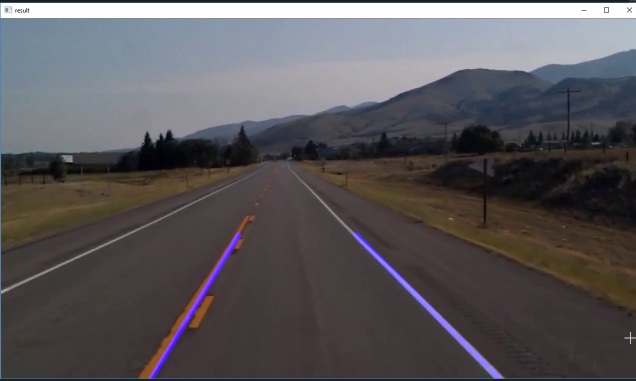
#> input picture frame 9 of testDrive.mp4, 1272 x 762 px, given in place of test.mp4, which was not available (shown at 1/2 size)
$ python lanes.py
#> lines starting #> are read from the running program, lines starting #| are printed output that depends on the picture; after the words box and inside, x2 and y2 are one past the last pixel; in counts of white or black regions, pixels touching at a corner belong together; pictures that were not available may be replaced by others from this repository, and a replacement may not be noted
#> further down, frame is the input picture: shape (762, 1272, 3); mean B, G, R 89.8, 86.7, 89.6
import  cv2
import numpy as np
import matplotlib.pyplot as plt
def make_coordinates(image,line_parameters):
    slope,intercept=line_parameters
    #ex: y1=7704 and y2=422
    y1=image.shape[0]
    y2=int(y1*(3/5))
    #x=y-m/b
    x1=int ((y1-intercept)/slope)
    x2=int ((y2-intercept)/slope)
    return np.array([x1,y1,x2,y2])

def average_slope_intercept(image,lines):
    """left and right side lines"""
    left_fit=[]
    right_fit=[]
    if lines is not None:
        for line in lines:
            #print(line)
            #unpack array
            x1,y1,x2,y2=line.reshape(4)
            #polyfit fit the y=mx+b polynomial to x,y pts and return vec of co-efficients those gonna be vector of co-efficients  descripe slope of y intercept
            parameter=np.polyfit((x1,x2),(y1,y2),1)
            slope=parameter[0]
            intercept=parameter[1]
            # when Y>X
            if slope <  0:
                left_fit.append((slope,intercept))
            else:
                right_fit.append((slope,intercept))
        #print(left_fit)
        #print(right_fit)
        left_fit_average=np.average(left_fit,axis=0)
        right_fit_average=np.average(right_fit,axis=0)
        left_line=make_coordinates(image,left_fit_average)
        right_line=make_coordinates(image,right_fit_average)
        return np.array([left_line,right_line])


def canny(image):

    gray=cv2.cvtColor(image,cv2.COLOR_RGB2GRAY)
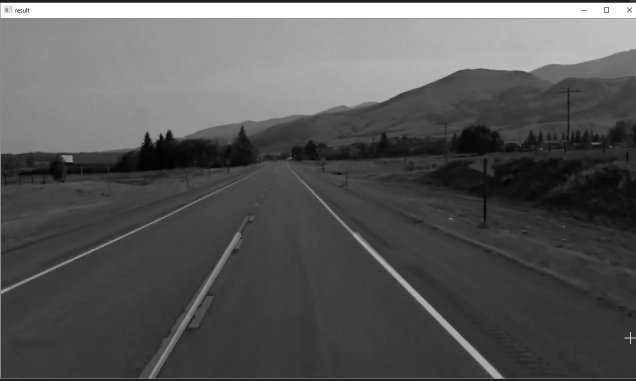
#> gray: shape (762, 1272) (shown at 1/2 size); min 0, max 255, mean 88
    blur=cv2.GaussianBlur(gray,(5,5),0)
    canny=cv2.Canny(blur,50,150)
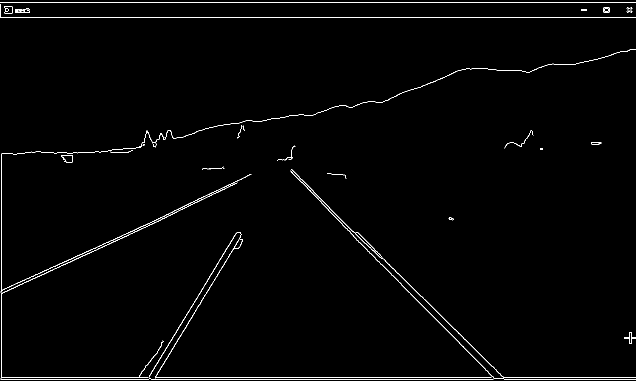
#> canny: shape (762, 1272) (shown at 1/2 size); 1.2% white in thin lines or dots
    return canny

def display_lines(image,lines):
    line_image=np.zeros_like(image)
    if lines is not None:
        for line in lines:
            #print(line)
            #unpack array
            x1,y1,x2,y2=line.reshape(4)
            """(x1,y1),(x2,y2) coordinate of line-color of line (255,0,0)-thickness of line 10"""
            cv2.line(line_image,(x1,y1),(x2,y2),(255,0,0),10)
    return line_image

def region_of_interest(image):
    height=image.shape[0]
#> height = 762
    polygons=np.array([[(200,height),(1100,height),(550,250)]])
#> polygons = [[200, 762], [1100, 762], [550, 250]]
    mask=np.zeros_like(image)
    """to fill polygon with mask"""
    cv2.fillPoly(mask,polygons,255)
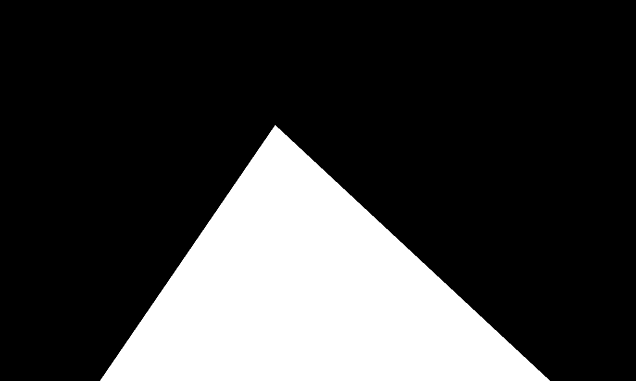
#> mask: shape (762, 1272) (shown at 1/2 size); 23.8% white; 1 white region, box (x1, y1, x2, y2) and area: (200, 250, 1100, 762) 230675
    masked_image=cv2.bitwise_and(image,mask)
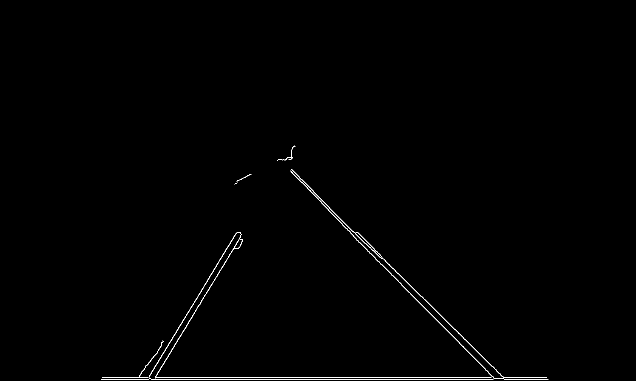
#> masked_image: shape (762, 1272) (shown at 1/2 size); 0.48% white in thin lines or dots, all inside (x1, y1, x2, y2) = (202, 291, 1097, 759)
    return masked_image

"""image=cv2.imread('img.png')
lane_image=np.copy(image)
canny=canny(lane_image)
cropped_image=region_of_interest(canny)

"2px is size of bin(1 is too small take long time)
1 degree of radian=np.pi(180)
threshold 100
placehoder array
minlinelength is length of line pixel accepted 40 cause >40 is rejected
maxlinegab for line should be contionous and not broken "

lines=cv2.HoughLinesP(cropped_image,2,np.pi/(180),100,np.array([]),minLineLength=40,maxLineGap=5)
line_image=display_lines(lane_image,lines)
#apply lines in real image
combo_image=cv2.addWeighted(lane_image,0.8,line_image,1,1)
averaged_lines=average_slope_intercept(lane_image,lines)
line_image=display_lines(lane_image,averaged_lines)

cv2.imshow("result",combo_image)
cv2.waitKey(0)"""

# [5 lines of commented-out code are left out]
"""cv2.imshow("result",region_of_interest(canny))
cv2.waitKey(0)"""
# lane_image=np.copy(image)
# ghray=cv2.cvtColor()


cap=cv2.VideoCapture("test.mp4")
while(cap.isOpened()) :
    _,frame=cap.read()
    canny_image=canny(frame)
    cropped_image=region_of_interest(canny_image)
    lines=cv2.HoughLinesP(cropped_image,2,np.pi/(180),100,np.array([]),minLineLength=40,maxLineGap=5)
#> lines = 15 rows, first 6: [310, 755, 987, 755], [202, 758, 986, 758], [661, 419, 759, 514], [297, 755, 455, 493], [758, 523, 803, 568], [766, 517, 842, 593]
    averaged_lines=average_slope_intercept(frame,lines)
#> the loop in average_slope_intercept, `for line in lines:` made 15 passes
#> (x1, y1, x2, y2, slope, intercept) on passes 1 to 12: (310, 755, 987, 755, -1.47e-16, 755), (202, 758, 986, 758, -1.51e-16, 758), (661, 419, 759, 514, 0.969, -221.8), (297, 755, 455, 493, -1.66, 1247.5), (758, 523, 803, 568, 1, -235), (766, 517, 842, 593, 1, -249), (844, 593, 983, 732, 1, -251), (918, 686, 989, 757, 1, -232), (707, 473, 918, 684, 1, -234), (397, 612, 481, 472, -1.67, 1273.7), (310, 756, 439, 541, -1.67, 1272.7), (643, 406, 684, 447, 1, -237)
#> after the loop in average_slope_intercept, `for line in lines:`: left_fit = [(-1.47e-16, 755), (-1.51e-16, 758), (-1.66, 1247.5), (-1.67, 1273.7), (-1.67, 1272.7)]; right_fit = [(0.969, -221.8), (1, -235), (1, -249), (1, -251), (1, -232), (1, -234), (1, -237), (1, -250), (1, -233), (1, -244)]
#> in average_slope_intercept, `left_fit_average=np.average(left_fit,axis=0)`: left_fit_average = [-0.998, 1061.4]
#> in average_slope_intercept, `right_fit_average=np.average(right_fit,axis=0)`: right_fit_average = [0.997, -238.7]
#> in make_coordinates, `slope,intercept=line_parameters`: slope = -0.998; intercept = 1061.4
#> in make_coordinates, `x1=int ((y1-intercept)/slope)`: x1 = 299
#> in make_coordinates, `x2=int ((y2-intercept)/slope)`: x2 = 605
#> in average_slope_intercept, `left_line=make_coordinates(image,left_fit_average)`: left_line = [299, 762, 605, 457]
#> in average_slope_intercept, `right_line=make_coordinates(image,right_fit_average)`: right_line = [1003, 762, 697, 457]
#> averaged_lines = [[299, 762, 605, 457], [1003, 762, 697, 457]]
    line_image=display_lines(frame,averaged_lines)
#> the loop in display_lines, `for line in lines:` made 2 passes
#> after the loop in display_lines, `for line in lines:`:
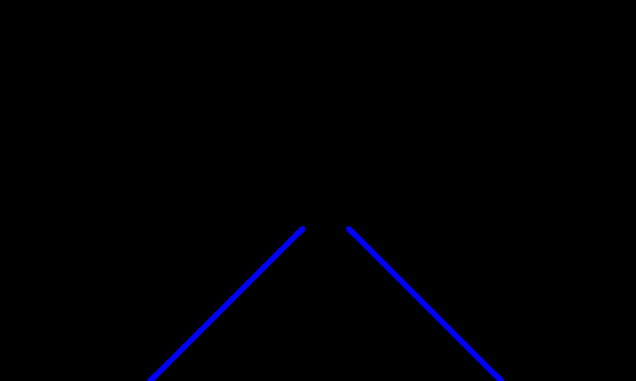
#> line_image: shape (762, 1272, 3) (shown at 1/2 size); mean of channels 0, 1, 2 2.6, 0, 0; drawn as B, G, R
    combo_image=cv2.addWeighted(frame,0.8,line_image,1,1)
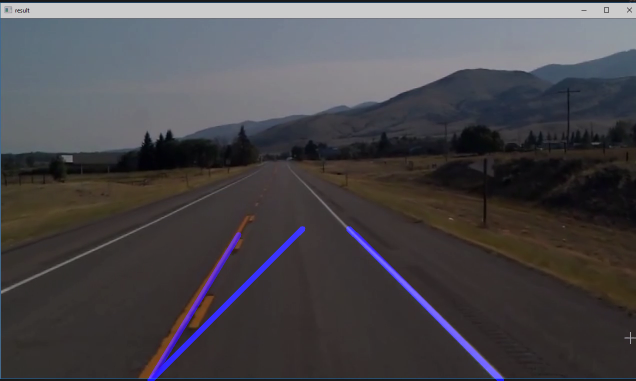
#> combo_image: shape (762, 1272, 3) (shown at 1/2 size); mean B, G, R 74.2, 70.3, 72.7
    cv2.imshow("result",combo_image)
    if cv2.waitKey(1)  & 0xff == ord('q'):
#> (key q is pressed here)
        break
cap.release()
cv2.destroyAllWindows()
